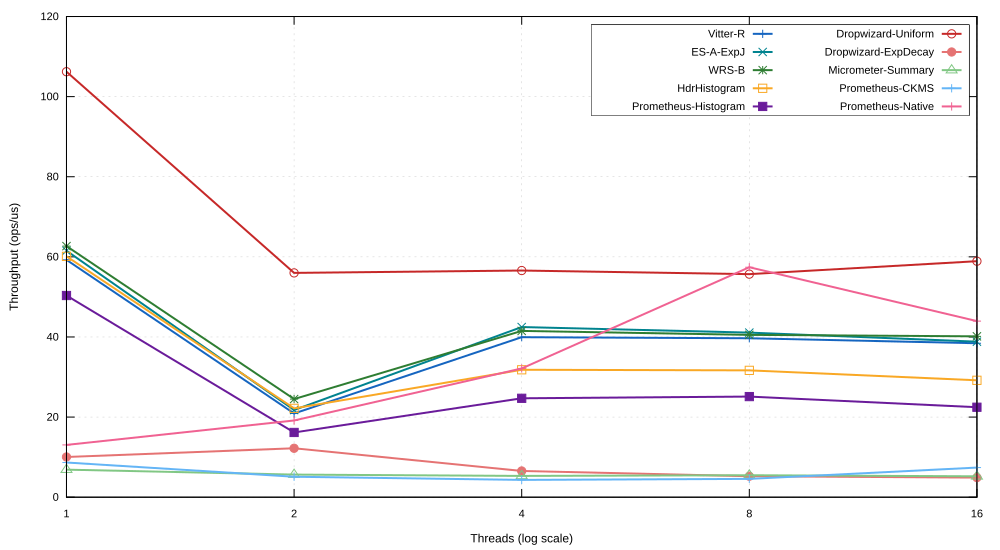

Reproduce this figure in gnuplot.
# Experiment E2: aggregate update throughput vs. thread count, one line per strategy (JMH Throughput).
# Input:  concurrency.csv  (threads, <one column per strategy> = ops/us)
#         produced by FiguresFromJmh from metrics/jmh-results/ConcurrentUpdateBenchmark-t*.csv
# Output: concurrency.svg / .pdf
#
# The lock-guarded single-writer reservoirs flatten or degrade as threads rise (lock contention); the
# internally lock-free / synchronized framework metrics should scale better — the survey's contention
# contrast, which an earlier uniform-lock version of the benchmark hid.

set datafile separator ","
set xlabel "Threads (log scale)" font ",12"
set ylabel "Throughput (ops/us)" font ",12"
set logscale x 2
set grid xtics ytics lt 0 lw 0.5 lc rgb "#cccccc"
set xtics font ",11"
set ytics font ",11"
set key inside right top vertical maxrows 5 font ",11" samplen 1.5 spacing 1.1 opaque box lw 0.5

set style line 1 lw 2 lc rgb "#1565C0"
set style line 2 lw 2 lc rgb "#00838F"
set style line 3 lw 2 lc rgb "#2E7D32"
set style line 4 lw 2 lc rgb "#F9A825"
set style line 5 lw 2 lc rgb "#6A1B9A"
set style line 6 lw 2 lc rgb "#C62828"
set style line 7 lw 2 lc rgb "#E57373"
set style line 8 lw 2 lc rgb "#81C784"
set style line 9 lw 2 lc rgb "#64B5F6"
set style line 10 lw 2 lc rgb "#F06292"

set terminal svg enhanced font "arial,11" size 1000,550
set output 'concurrency.svg'
plot for [i=2:11] 'concurrency.csv' using 1:i with linespoints ls (i-1) title columnheader

set terminal pdfcairo enhanced font "arial,12" size 5,2.8
set output 'concurrency.pdf'
replot

set output
